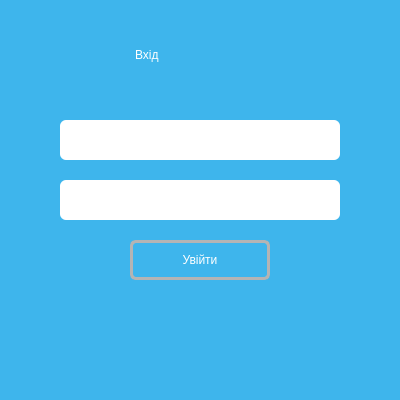
<?xml version="1.0" encoding="UTF-8"?>
<ui version="4.0">
 <class>LoginWindow</class>
 <widget class="QMainWindow" name="LoginWindow">
  <property name="geometry">
   <rect>
    <x>0</x>
    <y>0</y>
    <width>400</width>
    <height>400</height>
   </rect>
  </property>
  <property name="windowTitle">
   <string>MainWindow</string>
  </property>
  <property name="styleSheet">
   <string notr="true">background-color: rgb(62, 181, 236)
</string>
  </property>
  <widget class="QWidget" name="centralwidget">
   <widget class="QLabel" name="MainLabel">
    <property name="geometry">
     <rect>
      <x>135</x>
      <y>20</y>
      <width>130</width>
      <height>70</height>
     </rect>
    </property>
    <property name="styleSheet">
     <string notr="true">font: 75 48pt &quot;Arial&quot;;
color: white</string>
    </property>
    <property name="text">
     <string>Вхід</string>
    </property>
   </widget>
   <widget class="QLineEdit" name="lineName">
    <property name="geometry">
     <rect>
      <x>60</x>
      <y>120</y>
      <width>280</width>
      <height>40</height>
     </rect>
    </property>
    <property name="styleSheet">
     <string notr="true">QLineEdit{
	font: 12pt &quot;Arial&quot;;
	border-radius: 6px;
	background-color: white;
	color: rgb(150,150,150)
}
QLineEdit::hover{	
	border: 3px solid rgb(180, 180, 180);
}
</string>
    </property>
    <property name="text">
     <string/>
    </property>
   </widget>
   <widget class="QLineEdit" name="linePassword">
    <property name="geometry">
     <rect>
      <x>60</x>
      <y>180</y>
      <width>280</width>
      <height>40</height>
     </rect>
    </property>
    <property name="styleSheet">
     <string notr="true">QLineEdit{
	font: 12pt &quot;Arial&quot;;
	border-radius: 6px;
	background-color: white;
	color: rgb(150,150,150)
}
QLineEdit::hover{	
	border: 3px solid rgb(180, 180, 180);
}</string>
    </property>
    <property name="text">
     <string/>
    </property>
   </widget>
   <widget class="QPushButton" name="buttonLogin">
    <property name="geometry">
     <rect>
      <x>130</x>
      <y>240</y>
      <width>140</width>
      <height>40</height>
     </rect>
    </property>
    <property name="styleSheet">
     <string notr="true">QPushButton{
	font: 75 24pt &quot;Arial&quot;;
	border-radius: 6px;
	border: 3px solid rgb(180, 180, 180);
	color: white;
}

QPushButton::hover{
	border-radius: 6px;
	background-color: rgb(180, 180, 180);
	color: white;
}

</string>
    </property>
    <property name="text">
     <string>Увійти</string>
    </property>
   </widget>
  </widget>
 </widget>
 <resources/>
 <connections/>
</ui>
